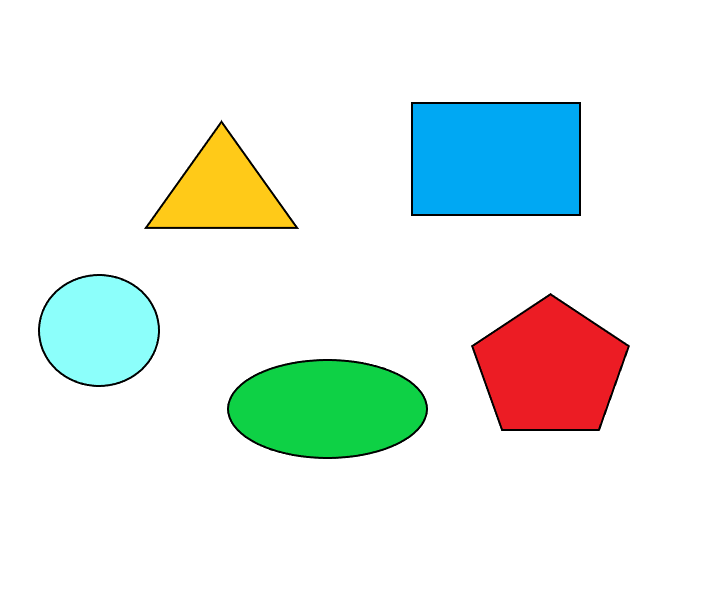
#> input picture cont_new.png, 710 x 599 px
$ python script.py cont_new.png
#> lines starting #> are read from the running program, lines starting #| are printed output that depends on the picture
import os
from PIL import Image
import sys

def stack_image(image_path, n, output_folder):
    """
    Stack an image vertically n times and save the result to the output folder.

    Args:
        image_path (str): Path to the input image
        n (int): Number of times to stack the image
        output_folder (str): Path to the output folder

    Returns:
        str: Path to the saved output image
    """
#> called with image_path = 'cont_new.png', n = 2, output_folder = 'stacked_images'
    # Open the image
    try:
        img = Image.open(image_path)
#> img is the input picture: PIL image 710x599 P; mean R, G, B 229.6, 238.4, 233.7
    except Exception as e:
        print(f"Error opening image: {e}")
        return None

    # Get image dimensions
    width, height = img.size
#> width = 710; height = 599

    # Create a new image with height = n * original height
    new_img = Image.new('RGBA', (width, height * n))
#> new_img: PIL image 710x1198 RGBA; every value is 0

    # Paste the original image n times
    for i in range(n):
        new_img.paste(img, (0, i * height))
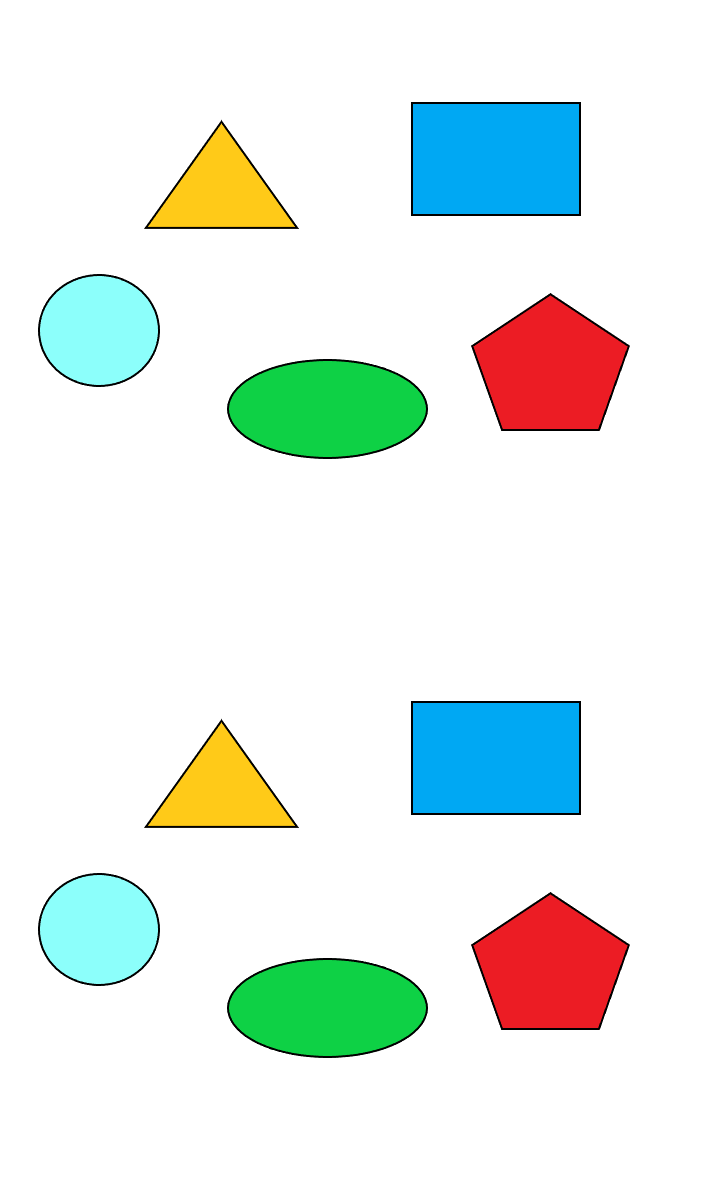
#> new_img: PIL image 710x1198 RGBA; mean R, G, B, A 229.6, 238.4, 233.7, 255

    # Create output filename
    base_name = os.path.basename(image_path)
    name, ext = os.path.splitext(base_name)
    output_file = os.path.join(output_folder, f"{name}_stacked_{n}x{ext}")

    # Save the new image
    try:
        new_img.save(output_file)
        print(f"Saved {output_file}")
        return output_file
    except Exception as e:
        print(f"Error saving image: {e}")
        return None

def main():
    # Check if enough arguments were provided
    if len(sys.argv) < 2:
        print("Usage: python stack_image.py <input_image.png>")
        return

    # Get the input image path
    image_path = sys.argv[1]

    # Check if the image exists
    if not os.path.exists(image_path):
        print(f"Error: File {image_path} does not exist.")
        return

    # Create output folder
    output_folder = "stacked_images"
    os.makedirs(output_folder, exist_ok=True)

    # Process the image with different n values
    n_values = [2, 4, 6, 8, 10, 12]

    for n in n_values:
        stack_image(image_path, n, output_folder)

    print(f"All stacked images saved to folder: {output_folder}")

if __name__ == "__main__":
    main()
